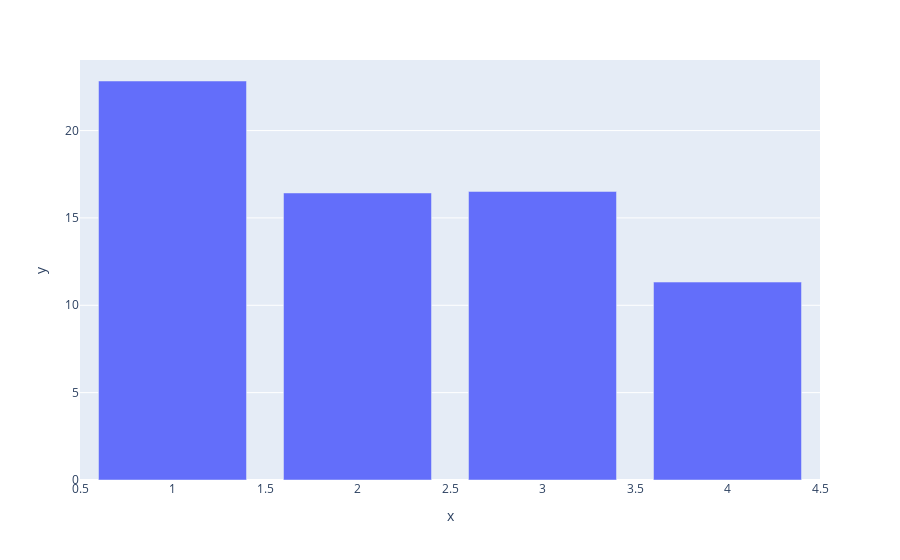

The code cell stored with this chart in its notebook:
### Markdown cell above
Employees who have a performance rating - 3 are more likely to be leaving the company when compared to performance rating - 4.

### Code cell
df_Attr_Yes = df[df['Attrition'] == 1]
abc = df_Attr_Yes['JobSatisfaction'].value_counts()/df['JobSatisfaction'].value_counts() * 100
fig = px.bar(x = abc.index, y = abc.values)
fig.show()

### Figure 1 — Plotly figure (JSON) as saved in the notebook; plotly's stock layout.template omitted (floating-point values rounded to 4 significant figures)
{"data": [{"alignmentgroup": "True", "hovertemplate": "x=%{x}<br>y=%{y}<extra></extra>", "legendgroup": "", "marker": {"color": "#636efa"}, "name": "", "offsetgroup": "", "orientation": "v", "showlegend": false, "textposition": "auto", "type": "bar", "x": [1, 2, 3, 4], "xaxis": "x", "y": [22.84, 16.43, 16.52, 11.33], "yaxis": "y"}], "layout": {"barmode": "relative", "legend": {"tracegroupgap": 0}, "margin": {"t": 60}, "xaxis": {"anchor": "y", "domain": [0, 1], "title": {"text": "x"}}, "yaxis": {"anchor": "x", "domain": [0, 1], "title": {"text": "y"}}}}
